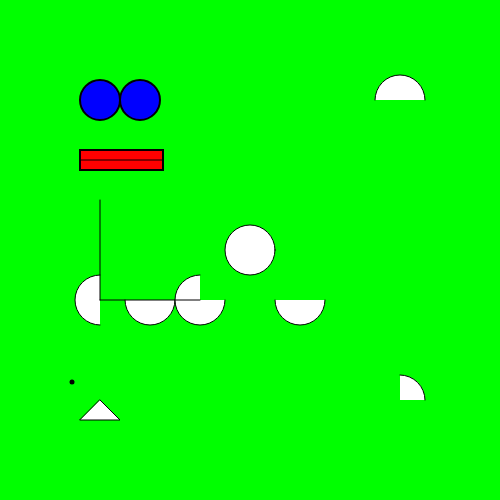
Frame 1 (no input)
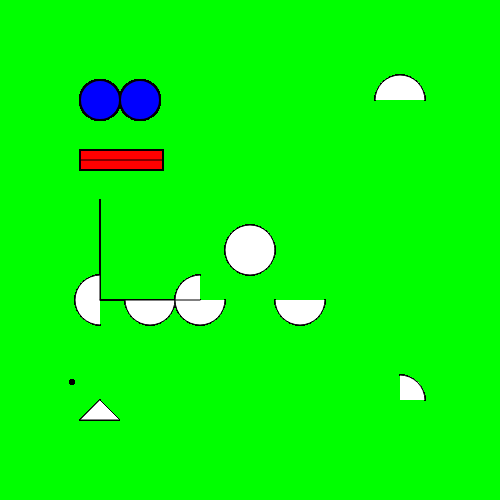
Frame 60 (no input)
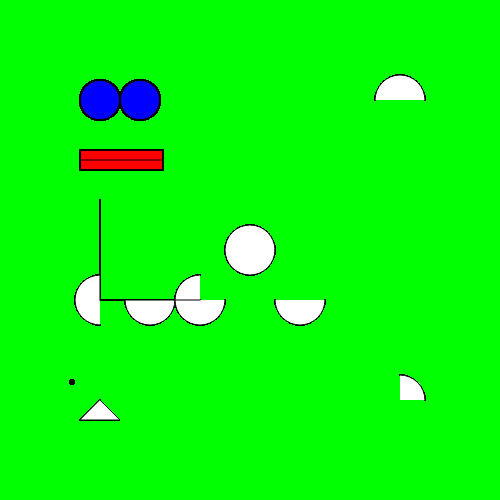
Frame 120 (the mouse pressed at the canvas centre since frame 60)

The p5.js sketch that drew these frames (run headless with seeded random() and noise() and a simulated clock; from frame 60 on, the mouse is pressed at the canvas centre):

// p5.js sketch
// ── sketch.js
var eyeSize =40;
var mouthX =80;
var mouthY =150;



function setup() {
  // put setup code here
  createCanvas(500,500);
  background(0,255,0);
}

function draw() {
  // put drawing code here

  //default drawing parameters
  fill("white");
  stroke(0);
  strokeWeight(1);


  fill("Blue");
  strokeWeight(2);//need to reset the stroke weight to 1 since the code runs in a loop
  ellipse(100,100,eyeSize,eyeSize);//left eye
  ellipse(140,100,eyeSize,eyeSize);//right eye

  fill(255,0,0); //RGB color
  rect(mouthX,mouthY,83,20);//(starting poing x,starting point y,width, length)mouth

  fill(255); //grayscale notation
  strokeWeight(5);
  point(72,382);

  strokeWeight(1);
  line(80,160,163,160);//split of the mouth

  //width and height

  //can find out what changes have been made with console.log (javascript function to print a value)
  //console.log("width " + width); commenting out the console
  //console.log("height " + height); commenting out the console


  triangle(width/2,height/2,width/2+10,height/2+10,width/2-10,height/2+10);
  //point1=w/2,h/2
  //point2=w/2+10,h/2+10
  //point3=w/2-10,h/2+10
  // letting the program set the center point --> why using the width and height

  triangle(100,400,120,420,80,420)
  //(point 1 x, point 1 y, point 2 x, point 2 y, point 3 x, point 3 y)


arc(300,300,50,50,0,PI);
//(x,y,w,h,start,stop)
//PI=special word that P5 uses; 180 degrees
arc(400,400,50,50,PI+HALF_PI,0); //ear shaped arc
arc(250,250,50,50,0,TWO_PI);//circle

//x,y,w,h,start,stop

//HALF_PI = 1/4 circle
//PI = semi circle
//PI+HALF_PI = 3/4 circle
//2PI = circle

arc(100,300,50,50,HALF_PI,PI+HALF_PI); // "ear shape"
arc(150,300,50,50,0,PI); //smiley face
arc(200,300,50,50,0,PI+HALF_PI);// 75% of a circle
arc(400,100,50,50,PI,0); //upside down smiley face


line(100,300,200,300); //horizontal line, use a common y value
line(100,200,100,300); //vertical line, use a common x value 






}//end of draw
